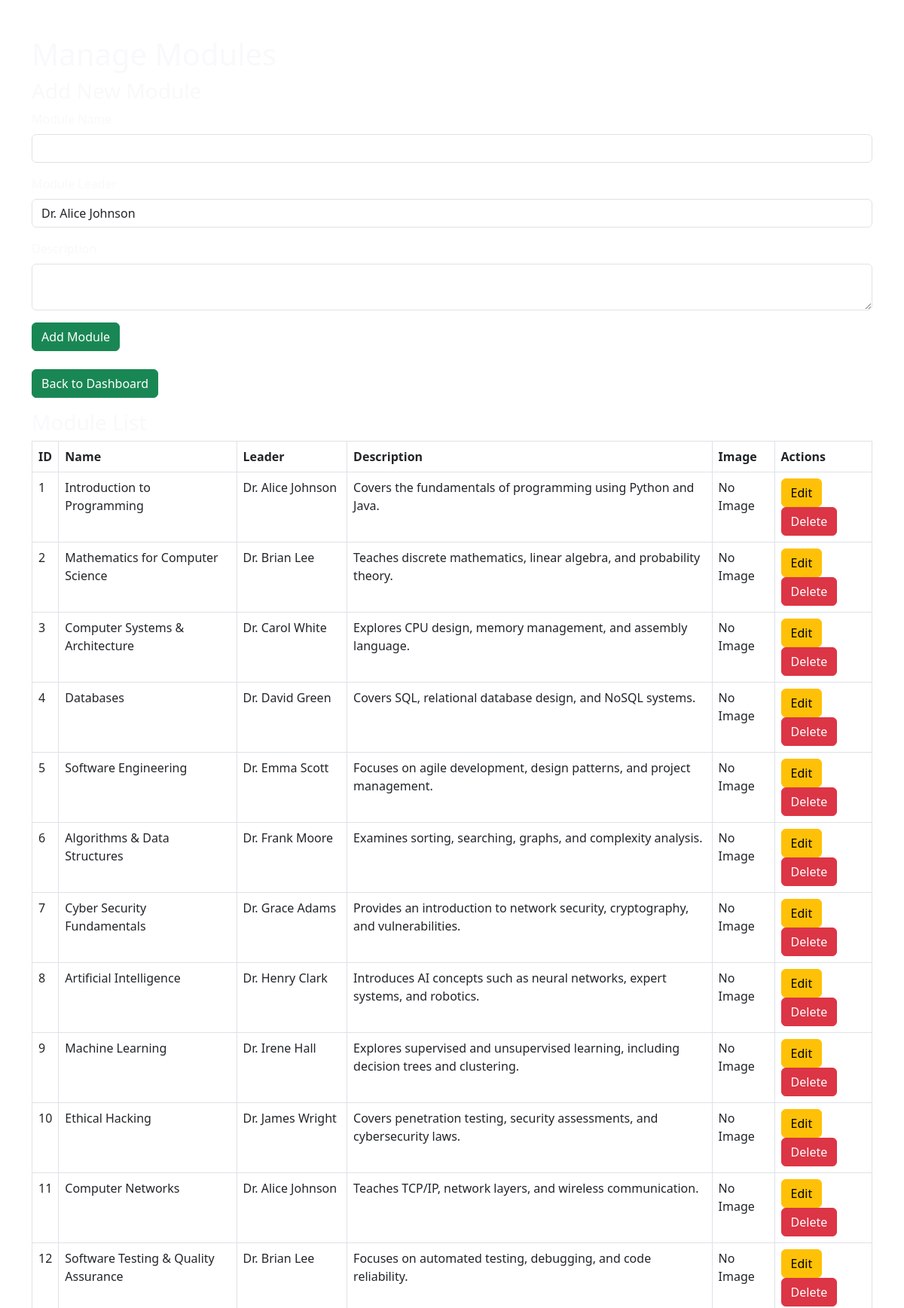
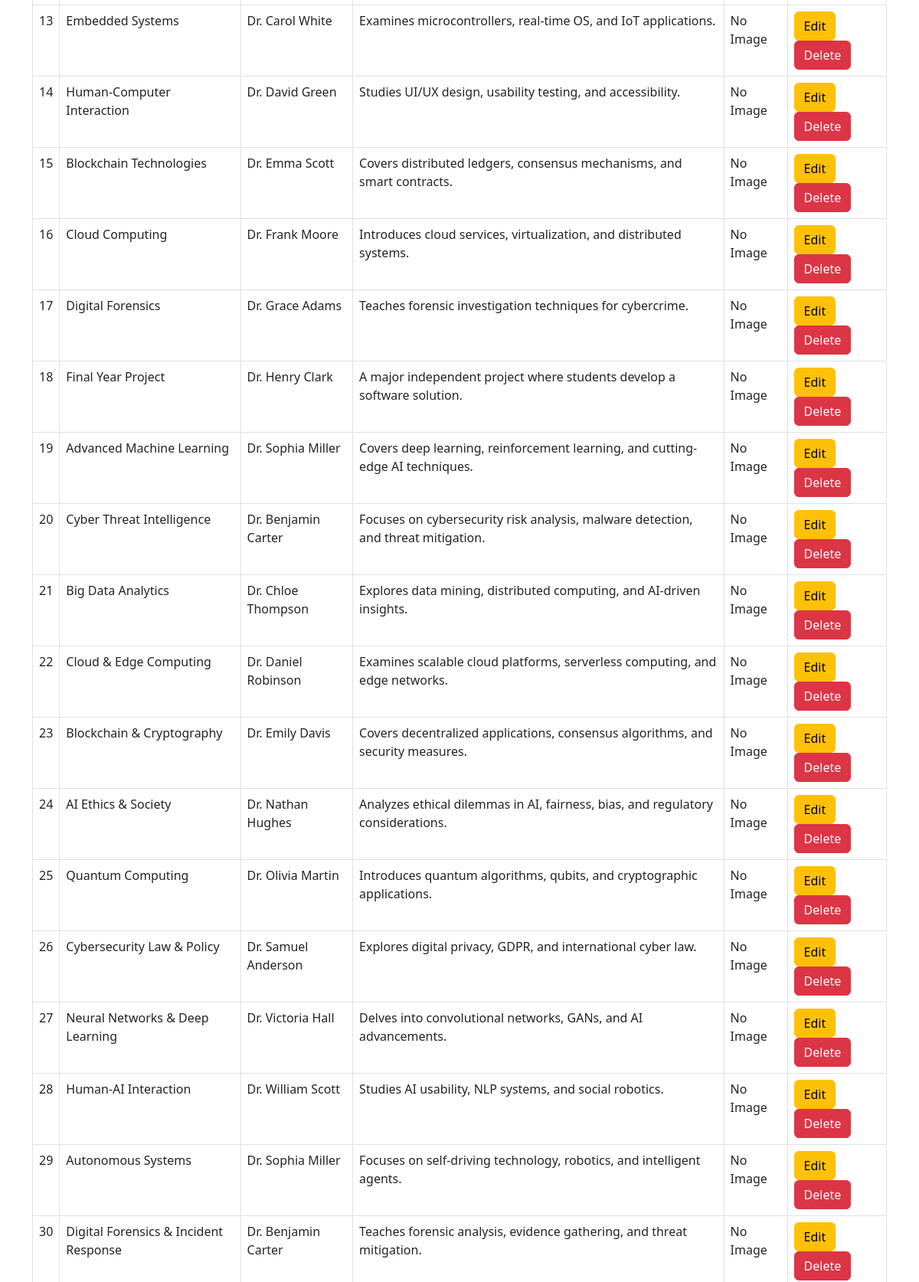
The app's page /admin/manage-modules.php (signed in, upper part) with its own data (2 pictures, top to bottom).
### tables this page shows
CREATE TABLE Modules (
    ModuleID INTEGER PRIMARY KEY,
    ModuleName TEXT NOT NULL,
    ModuleLeaderID INTEGER,
    Description TEXT,
    Image TEXT,
    FOREIGN KEY (ModuleLeaderID) REFERENCES Staff(StaffID)
);

CREATE TABLE Staff (
    StaffID INTEGER PRIMARY KEY,
    Name TEXT NOT NULL
);

### admin/manage-modules.php (the view, shortened to what this page needs)
<?php
include '../includes/db.php';
?>
<!DOCTYPE html>
<html lang="en">
<head>
    <link href="https://cdn.jsdelivr.net/npm/bootstrap@5.3.0/dist/css/bootstrap.min.css" rel="stylesheet">
    <link href="../assets/css/style2.css" rel="stylesheet">
</head>
<body>
    <div class="container mt-5 text-light">
        <h1>Manage Modules</h1>
        <form method="POST" class="mb-4">
            <h3>Add New Module</h3>
            <div class="mb-3">
                <label for="module_name" class="form-label">Module Name</label>
                <input type="text" class="form-control" id="module_name" name="module_name" required>
            </div>
            <div class="mb-3">
                <label for="module_leader_id" class="form-label">Module Leader</label>
                <select class="form-control" id="module_leader_id" name="module_leader_id" required>
                    <?php
                    $sql = "SELECT * FROM Staff";
                    $result = mysqli_query($conn, $sql);
                    while ($row = mysqli_fetch_assoc($result)) {
                        echo "<option value='{$row['StaffID']}'>{$row['Name']}</option>";
                    }
                    ?>
                </select>
            </div>
            <div class="mb-3">
                <label for="module_description" class="form-label">Description</label>
                <textarea class="form-control" id="module_description" name="module_description" required></textarea>
            </div>
            <button type="submit" name="add_module" class="btn btn-success">Add Module</button>
        </form>
        <a href="dashborad.php" class="btn btn-success mb-3">Back to Dashboard</a>
        <h3>Module List</h3>
        <table class="table table-bordered">
            <thead>
                <tr>
                    <th>ID</th>
                    <th>Name</th>
                    <th>Leader</th>
                    <th>Description</th>
                    <th>Image</th>
                    <th>Actions</th>
                </tr>
            </thead>
            <tbody>
                <?php
                $sql = "SELECT Modules.*, Staff.Name AS LeaderName
                        FROM Modules
                        LEFT JOIN Staff ON Modules.ModuleLeaderID = Staff.StaffID";
                $result = mysqli_query($conn, $sql);
                while ($row = mysqli_fetch_assoc($result)) {
                    echo "<tr>
                            <td>{$row['ModuleID']}</td>
                            <td>{$row['ModuleName']}</td>
                            <td>{$row['LeaderName']}</td>
                            <td>{$row['Description']}</td>
                            <td>" . ($row['Image'] ? "<img src='{$row['Image']}' width='100'>" : "No Image") . "</td>
                            <td>
                                <a href='edit-module.php?id={$row['ModuleID']}' class='btn btn-warning'>Edit</a>
                                <a href='manage-modules.php?delete_module={$row['ModuleID']}' class='btn btn-danger'>Delete</a>
                            </td>
                          </tr>";
                }
                ?>
            </tbody>
        </table>
    </div>
</body>
</html>

### assets/css/style2.css (style rules this page uses)
body { background-image: url("../images/image.jpg"); background-size: cover; background-position: center; background-repeat: no-repeat; background-attachment: fixed; height: 100vh; margin: 0; padding: 0; }

### records on screen
modules: ModuleID "1", ModuleName "Introduction to Programming", ModuleLeaderID.Name "Dr. Alice Johnson", Description "Covers the fundamentals of programming using Python and Java.", shows "No Image"
modules: ModuleID "2", ModuleName "Mathematics for Computer Science", ModuleLeaderID.Name "Dr. Brian Lee", Description "Teaches discrete mathematics, linear algebra, and probability theory.", shows "No Image"
modules: ModuleID "3", ModuleName "Computer Systems & Architecture", ModuleLeaderID.Name "Dr. Carol White", Description "Explores CPU design, memory management, and assembly language.", shows "No Image"
modules: ModuleID "4", ModuleName "Databases", ModuleLeaderID.Name "Dr. David Green", Description "Covers SQL, relational database design, and NoSQL systems.", shows "No Image"
modules: ModuleID "5", ModuleName "Software Engineering", ModuleLeaderID.Name "Dr. Emma Scott", Description "Focuses on agile development, design patterns, and project management.", shows "No Image"
modules: ModuleID "6", ModuleName "Algorithms & Data Structures", ModuleLeaderID.Name "Dr. Frank Moore", Description "Examines sorting, searching, graphs, and complexity analysis.", shows "No Image"
modules: ModuleID "7", ModuleName "Cyber Security Fundamentals", ModuleLeaderID.Name "Dr. Grace Adams", Description "Provides an introduction to network security, cryptography, and vulnerabilities.", shows "No Image"
modules: ModuleID "8", ModuleName "Artificial Intelligence", ModuleLeaderID.Name "Dr. Henry Clark", Description "Introduces AI concepts such as neural networks, expert systems, and robotics.", shows "No Image"
modules: ModuleID "9", ModuleName "Machine Learning", ModuleLeaderID.Name "Dr. Irene Hall", Description "Explores supervised and unsupervised learning, including decision trees and clustering.", shows "No Image"
modules: ModuleID "10", ModuleName "Ethical Hacking", ModuleLeaderID.Name "Dr. James Wright", Description "Covers penetration testing, security assessments, and cybersecurity laws.", shows "No Image"
modules: ModuleID "11", ModuleName "Computer Networks", ModuleLeaderID.Name "Dr. Alice Johnson", Description "Teaches TCP/IP, network layers, and wireless communication.", shows "No Image"
modules: ModuleID "12", ModuleName "Software Testing & Quality Assurance", ModuleLeaderID.Name "Dr. Brian Lee", Description "Focuses on automated testing, debugging, and code reliability.", shows "No Image"
modules: ModuleID "13", ModuleName "Embedded Systems", ModuleLeaderID.Name "Dr. Carol White", Description "Examines microcontrollers, real-time OS, and IoT applications.", shows "No Image"
modules: ModuleID "14", ModuleName "Human-Computer Interaction", ModuleLeaderID.Name "Dr. David Green", Description "Studies UI/UX design, usability testing, and accessibility.", shows "No Image"
modules: ModuleID "15", ModuleName "Blockchain Technologies", ModuleLeaderID.Name "Dr. Emma Scott", Description "Covers distributed ledgers, consensus mechanisms, and smart contracts.", shows "No Image"
modules: ModuleID "16", ModuleName "Cloud Computing", ModuleLeaderID.Name "Dr. Frank Moore", Description "Introduces cloud services, virtualization, and distributed systems.", shows "No Image"
modules: ModuleID "17", ModuleName "Digital Forensics", ModuleLeaderID.Name "Dr. Grace Adams", Description "Teaches forensic investigation techniques for cybercrime.", shows "No Image"
modules: ModuleID "18", ModuleName "Final Year Project", ModuleLeaderID.Name "Dr. Henry Clark", Description "A major independent project where students develop a software solution.", shows "No Image"
modules: ModuleID "19", ModuleName "Advanced Machine Learning", ModuleLeaderID.Name "Dr. Sophia Miller", Description "Covers deep learning, reinforcement learning, and cutting-edge AI techniques.", shows "No Image"
modules: ModuleID "20", ModuleName "Cyber Threat Intelligence", ModuleLeaderID.Name "Dr. Benjamin Carter", Description "Focuses on cybersecurity risk analysis, malware detection, and threat mitigation.", shows "No Image"
modules: ModuleID "21", ModuleName "Big Data Analytics", ModuleLeaderID.Name "Dr. Chloe Thompson", Description "Explores data mining, distributed computing, and AI-driven insights.", shows "No Image"
modules: ModuleID "22", ModuleName "Cloud & Edge Computing", ModuleLeaderID.Name "Dr. Daniel Robinson", Description "Examines scalable cloud platforms, serverless computing, and edge networks.", shows "No Image"
modules: ModuleID "23", ModuleName "Blockchain & Cryptography", ModuleLeaderID.Name "Dr. Emily Davis", Description "Covers decentralized applications, consensus algorithms, and security measures.", shows "No Image"
modules: ModuleID "24", ModuleName "AI Ethics & Society", ModuleLeaderID.Name "Dr. Nathan Hughes", Description "Analyzes ethical dilemmas in AI, fairness, bias, and regulatory considerations.", shows "No Image"
modules: ModuleID "25", ModuleName "Quantum Computing", ModuleLeaderID.Name "Dr. Olivia Martin", Description "Introduces quantum algorithms, qubits, and cryptographic applications.", shows "No Image"
modules: ModuleID "26", ModuleName "Cybersecurity Law & Policy", ModuleLeaderID.Name "Dr. Samuel Anderson", Description "Explores digital privacy, GDPR, and international cyber law.", shows "No Image"
modules: ModuleID "27", ModuleName "Neural Networks & Deep Learning", ModuleLeaderID.Name "Dr. Victoria Hall", Description "Delves into convolutional networks, GANs, and AI advancements.", shows "No Image"
modules: ModuleID "28", ModuleName "Human-AI Interaction", ModuleLeaderID.Name "Dr. William Scott", Description "Studies AI usability, NLP systems, and social robotics.", shows "No Image"
modules: ModuleID "29", ModuleName "Autonomous Systems", ModuleLeaderID.Name "Dr. Sophia Miller", Description "Focuses on self-driving technology, robotics, and intelligent agents.", shows "No Image"
modules: ModuleID "30", ModuleName "Digital Forensics & Incident Response", ModuleLeaderID.Name "Dr. Benjamin Carter", Description "Teaches forensic analysis, evidence gathering, and threat mitigation.", shows "No Image"

### other values on screen
form field module_leader_id "Dr. Alice Johnson"
